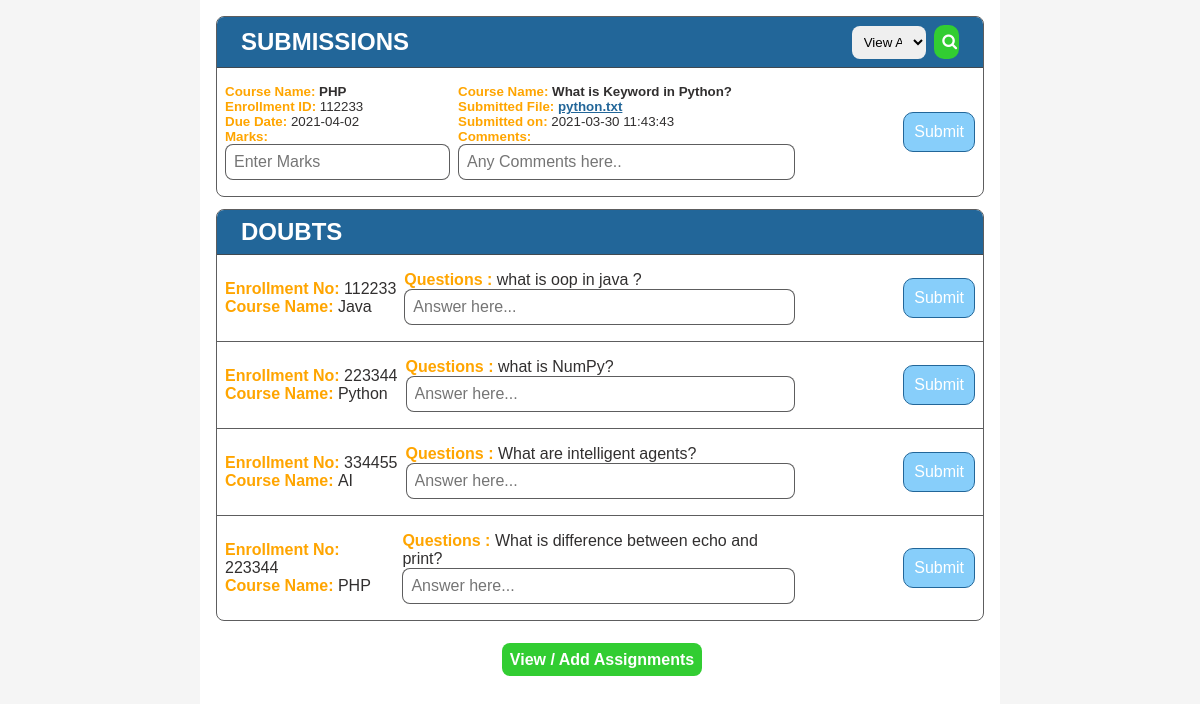
/admin/?action=get_submission, run on the app's committed database.
### tables this page shows
CREATE TABLE `submission` (
  `ID` int(255) NOT NULL,
  `Assignment_id` int(255) NOT NULL,
  `courseID` int(255) NOT NULL,
  `EnrollmentNo` int(255) NOT NULL,
  `date` timestamp NOT NULL DEFAULT current_timestamp() ON UPDATE current_timestamp(),
  `assignmentFile` varchar(255) NOT NULL,
  `is_checked` int(11) NOT NULL DEFAULT 0,
  `marks` int(255) NOT NULL,
  `comments` varchar(255) NOT NULL
);

CREATE TABLE `courses` (
  `courseID` int(255) NOT NULL,
  `courseName` varchar(255) NOT NULL
);

CREATE TABLE `assignments` (
  `ID` int(255) NOT NULL,
  `Description` varchar(255) NOT NULL,
  `duedate` varchar(255) NOT NULL,
  `filename` varchar(255) NOT NULL,
  `courseID` int(200) NOT NULL
);

CREATE TABLE `doubts` (
  `ID` int(255) NOT NULL,
  `enrollment` varchar(255) NOT NULL,
  `courseID` int(255) NOT NULL,
  `Questions` varchar(255) NOT NULL,
  `Answers` varchar(255) NOT NULL,
  `likes` int(255) NOT NULL DEFAULT 0,
  `dislikes` int(255) NOT NULL DEFAULT 0,
  `is_seen` int(11) NOT NULL DEFAULT 0
);

### admin/model/submission_db.php (called while the page is built, shortened)
<?php
function get_assignment_submission(){
   global $db;
   $query = 'SELECT submission.ID,submission.EnrollmentNo,submission.date,submission.assignmentFile,submission.is_checked , courses.courseName ,assignments.duedate, assignments.Description FROM submission JOIN courses on submission.courseID = courses.courseID JOIN assignments ON submission.Assignment_id = assignments.ID ';
   $statement = $db->prepare($query);
   $statement->execute();
   $assignment_submission = $statement->fetchAll();
   return $assignment_submission;
}
?>

### admin/model/doubt_db.php (called while the page is built, shortened)
<?php
function get_doubts(){
   global $db;
   $query ='SELECT doubts.ID,doubts.enrollment,doubts.Questions,courses.courseName,doubts.is_seen FROM doubts JOIN courses ON doubts.courseID = courses.courseID   ';
   $statement = $db->prepare($query);
   $statement->execute();
   $doubts = $statement->fetchAll();
   return $doubts;
}
?>

### admin/view/submission_list.php (the view, shortened to what this page needs)
<?php
include('header.php');
?>
<?php if($assignment_submission){ ?>
    <section class="list" id="list">
        <header class="list__row list__header">
            <h1>Submissions</h1>
            <form action="." method="get" id="list__header_select" class="list__header_select " >
            <select name="course_id" required>
                <option value="0">View All</option>
            </select>
            <button class="add-button bold"> <i class="fa fa-search" aria-hidden="true"></i></button>
        </form>
        </header>
        <?php foreach($assignment_submission as $submission):
            if($submission['is_checked'] == '0'){ ?>
        <div class="list__row">
            <div class="list_item">
            <small>
                        <div>
                        <b>Course Name: </b>
                        <span class="bold">
                        <?=$submission['courseName']?></span>
                        </div>
                       <div>
                        <b>Enrollment ID:</b>
                        <?=$submission['EnrollmentNo']?>
                        </div>
                        <div>
                        <b>Due Date:</b>
                        <?=$submission['duedate']?>
                        </div>
            <form action="." method="post" >
                        <div class="add__inputs">
                        <b>Marks:</b>
                        <input type="text" name="marks" placeholder="Enter Marks">
                        </div>
            </small>
            </div>
            <div class="list__item ">
                        <small>
                        <div>
                        <b>Course Name: </b>
                        <span class="bold">
                        <?=$submission['Description']?>
                        </span>
                        </div>
                         <div>
                        <b> Submitted File:</b>
                        <?php  $file = $submission['assignmentFile'];?>
                        <a href="<?php echo "../../AssignmentTracker/submissions/".$file;?>"> <?php echo $file;?></a>
                        </div>
                        <div>
                        <b> Submitted on:</b>
                        <?=$submission['date']?>
                        </div>
                        <div class="add__inputs">
                        <b>Comments:</b>
                        <input type="text" name="comments" placeholder="Any Comments here..">
                        </div>
                        </small>
            </div>
            <input class="add-button" type="submit" value="Submit"/>
        </div>
        <?php
            }
            endforeach; ?>
    </section>
    <?php } ?>
    <section class="list" id="list">
       <header class="list__row list__header ">
            <h1>Doubts</h1>
        </header>
        <?php
               foreach($doubts as $doubts):
                   if($doubts['is_seen'] == 0){
         ?>
        <div class="list__row">
            <div class="list_item">
                <div>
                <b>Enrollment No: </b>
                <?= $doubts['enrollment']; ?>
                </div>
                <div>
                <b>Course Name: </b>
                <?= $doubts['courseName']; ?>
                </div>
            </div>
            <div class="list__item">
               <div>
                <b>Questions : </b>
                <?= $doubts['Questions']; ?>
                </div>
                <form method="post" action=".">
                 <div class="add__inputs">
                <input type="text" name="answer" placeholder="Answer here...">
                </div>
            </div>
            <div class="list_item">
            <input class="add-button" type="submit" value="Submit"/>
            </div>
        </div>
         <?php
          }
            endforeach;
        ?>
    </section>
    <br>
    <p><a class="viewcourse" href=".">View / Add Assignments </a></p>
    <br>
    <br>
    <?php
    include('view/footer.php');
    ?>

### admin/view/css/main.css (style rules this page uses)
.add__inputs { display: flex; justify-content: flex-start; flex-direction: column; }
.add__inputs > input, .add__inputs > select { font-size: 1rem; padding: 0.5rem; border: 1px solid rgba(69, 69, 71, 0.87); border-radius: 00.5rem; outline: none; }
.add-button { color: #fff; font-size: 1rem; background: #226699; border: 1px solid #226699; border-radius: 10px; padding: 1.2rem; outline: none; }
.list { width: 100%; max-height: 70vh; overflow-y: scroll; overflow-x: hidden; color: #312f2f; margin-bottom: 0.75rem; border: 1px solid rgba(69, 69, 71, 0.87); border-radius: 00.5rem; display: flex; justify-content: flex-start; align-items: center; flex-direction: column; position: relative; }
@media only screen and (min-width: 400px) { .list { max-height: 75vh; } }
.list { -ms-overflow-style: none; scrollbar-width: none; }
.list__row { width: 100%; max-width: 100%; border-bottom: 1px solid rgba(69, 69, 71, 0.87); display: flex; justify-content: flex-start; align-items: center; flex-direction: row; color: #312f2f; padding: 0.5rem; }
.list__row:last-child { border: none; }
.list__header { width: 100%; padding: 0.5rem; position: sticky; top: 0; text-transform: uppercase; background-color: #226699; color: #fff; font-weight: bold; flex-grow: 1; display: flex; flex-direction: column; justify-content: space-between; }
@media only screen and (min-width: 800px) { .list__header { flex-direction: row; } }
.list__header h1 { display: flex; justify-content: flex-start; margin-left: 1rem; }
.list__header_select button { background-color: limegreen; margin-left: 0.25rem; color: #fff; border: none; width: 20%; padding: 0.5rem; }
.viewcourse { background-color: limegreen; margin-left: 0.25rem; color: #fff; border: none; width: 20%; padding: 0.5rem; text-decoration: none; border-radius: 00.5rem; }
.list__header_select select { border: none; width: 60%; padding: 0.5rem; border-radius: 0.5rem; outline: none; }
.list__item { flex-grow: 1; padding: 0.5rem; }
* { margin: 0; padding: 0; box-sizing: border-box; }
html { font-size: 16px; font-family: Arial, Helvetica, sans-serif; color: #312f2f; }
body { display: flex; justify-content: center; align-items: center; background-color: whitesmoke; min-height: 100vh; }
section { width: 100%; }
a { color: #226699; font-weight: bold; }
.bold { font-weight: bold; }
b { color: orange; }

### admin/view/submission_list.php (style rules this page uses)
.add-button { padding: 10px; background-color: lightskyblue; }
.add-button { padding: 10px; margin-left: 100px; background-color: lightskyblue; }

### data on the page
submission: courseID.courseName "PHP", EnrollmentNo "112233", Assignment.duedate "2021-04-02", Assignment.Description "What is Keyword in Python?", assignmentFile "python.txt", date "2021-03-30 11:43:43"
doubts: enrollment "112233", courseID.courseName "Java", Questions "what is oop in java ?"
doubts: enrollment "223344", courseID.courseName "Python", Questions "what is NumPy?"
doubts: enrollment "334455", courseID.courseName "AI", Questions "What are intelligent agents?"
doubts: enrollment "223344", courseID.courseName "PHP", Questions "What is difference between echo and print?"
